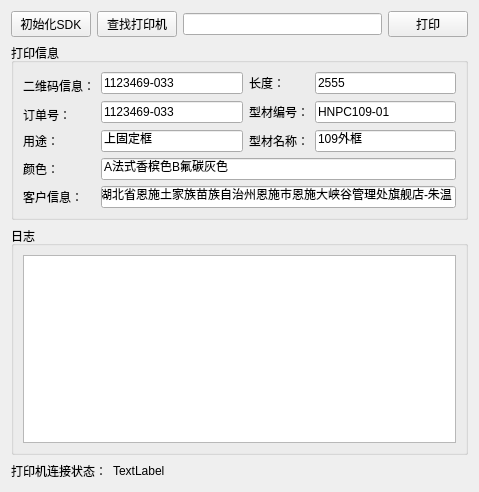
<?xml version="1.0" encoding="UTF-8"?>
<ui version="4.0">
 <class>Widget</class>
 <widget class="QWidget" name="Widget">
  <property name="geometry">
   <rect>
    <x>0</x>
    <y>0</y>
    <width>479</width>
    <height>492</height>
   </rect>
  </property>
  <property name="windowTitle">
   <string>Widget</string>
  </property>
  <layout class="QVBoxLayout" name="verticalLayout">
   <item>
    <layout class="QHBoxLayout" name="horizontalLayout_3">
     <item>
      <widget class="QPushButton" name="pushButton">
       <property name="text">
        <string>初始化SDK</string>
       </property>
      </widget>
     </item>
     <item>
      <widget class="QPushButton" name="btn_findPrinter">
       <property name="text">
        <string>查找打印机</string>
       </property>
      </widget>
     </item>
     <item>
      <widget class="QLineEdit" name="edt_printerInfo"/>
     </item>
     <item>
      <widget class="QPushButton" name="btn_Print">
       <property name="text">
        <string>打印</string>
       </property>
      </widget>
     </item>
    </layout>
   </item>
   <item>
    <widget class="QGroupBox" name="groupBox_2">
     <property name="title">
      <string>打印信息</string>
     </property>
     <layout class="QGridLayout" name="gridLayout">
      <item row="0" column="0" rowspan="2">
       <widget class="QLabel" name="label_3">
        <property name="text">
         <string>二维码信息：</string>
        </property>
       </widget>
      </item>
      <item row="0" column="1">
       <widget class="QLineEdit" name="edt_qrCode">
        <property name="text">
         <string>1123469-033</string>
        </property>
       </widget>
      </item>
      <item row="0" column="2">
       <widget class="QLabel" name="label_6">
        <property name="text">
         <string>长度：</string>
        </property>
       </widget>
      </item>
      <item row="0" column="3">
       <widget class="QLineEdit" name="edt_Length">
        <property name="text">
         <string>2555</string>
        </property>
       </widget>
      </item>
      <item row="1" column="1" rowspan="2">
       <widget class="QLineEdit" name="edt_ProdectID">
        <property name="text">
         <string>1123469-033</string>
        </property>
       </widget>
      </item>
      <item row="1" column="2" rowspan="2">
       <widget class="QLabel" name="label_7">
        <property name="text">
         <string>型材编号：</string>
        </property>
       </widget>
      </item>
      <item row="1" column="3" rowspan="2">
       <widget class="QLineEdit" name="edt_ProfileID">
        <property name="text">
         <string>HNPC109-01</string>
        </property>
       </widget>
      </item>
      <item row="2" column="0">
       <widget class="QLabel" name="label_4">
        <property name="text">
         <string>订单号：</string>
        </property>
       </widget>
      </item>
      <item row="3" column="0">
       <widget class="QLabel" name="label_5">
        <property name="text">
         <string>用途：</string>
        </property>
       </widget>
      </item>
      <item row="3" column="1">
       <widget class="QLineEdit" name="edt_Purpose">
        <property name="text">
         <string>上固定框</string>
        </property>
       </widget>
      </item>
      <item row="3" column="2">
       <widget class="QLabel" name="label_8">
        <property name="text">
         <string>型材名称：</string>
        </property>
       </widget>
      </item>
      <item row="3" column="3">
       <widget class="QLineEdit" name="edt_ProfileName">
        <property name="text">
         <string>109外框</string>
        </property>
       </widget>
      </item>
      <item row="4" column="0">
       <widget class="QLabel" name="label_9">
        <property name="text">
         <string>颜色：</string>
        </property>
       </widget>
      </item>
      <item row="5" column="0">
       <widget class="QLabel" name="label_10">
        <property name="text">
         <string>客户信息：</string>
        </property>
       </widget>
      </item>
      <item row="4" column="1" colspan="3">
       <widget class="QLineEdit" name="edt_Color">
        <property name="text">
         <string>A法式香槟色B氟碳灰色</string>
        </property>
       </widget>
      </item>
      <item row="5" column="1" colspan="3">
       <widget class="QLineEdit" name="edt_ClientInfo">
        <property name="text">
         <string>湖北省恩施土家族苗族自治州恩施市恩施大峡谷管理处旗舰店-朱温</string>
        </property>
       </widget>
      </item>
     </layout>
    </widget>
   </item>
   <item>
    <widget class="QGroupBox" name="groupBox">
     <property name="title">
      <string>日志</string>
     </property>
     <layout class="QHBoxLayout" name="horizontalLayout">
      <item>
       <widget class="QTextEdit" name="textEdit"/>
      </item>
     </layout>
    </widget>
   </item>
   <item>
    <layout class="QHBoxLayout" name="horizontalLayout_2">
     <item>
      <widget class="QLabel" name="label">
       <property name="text">
        <string>打印机连接状态：</string>
       </property>
      </widget>
     </item>
     <item>
      <widget class="QLabel" name="lbl_connectStatus">
       <property name="text">
        <string>TextLabel</string>
       </property>
      </widget>
     </item>
     <item>
      <spacer name="horizontalSpacer">
       <property name="orientation">
        <enum>Qt::Horizontal</enum>
       </property>
       <property name="sizeHint" stdset="0">
        <size>
         <width>40</width>
         <height>20</height>
        </size>
       </property>
      </spacer>
     </item>
    </layout>
   </item>
  </layout>
 </widget>
 <resources/>
 <connections/>
</ui>
